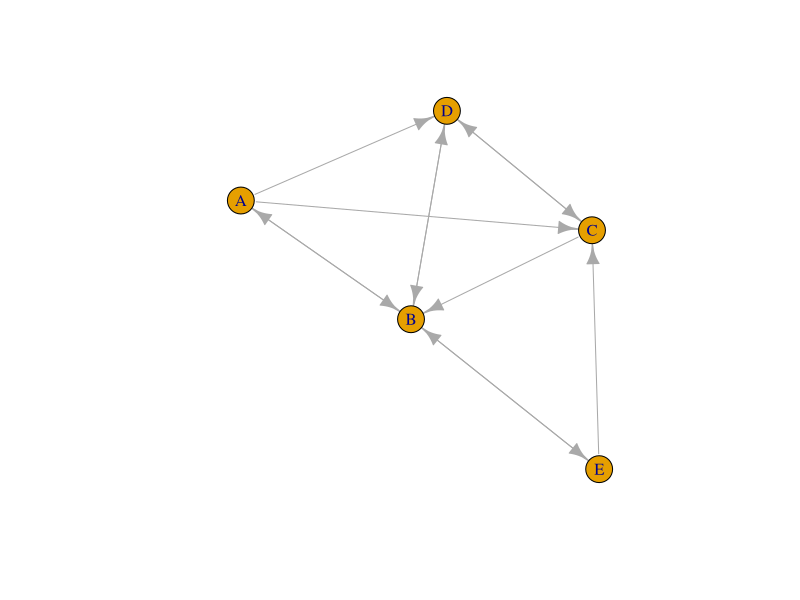
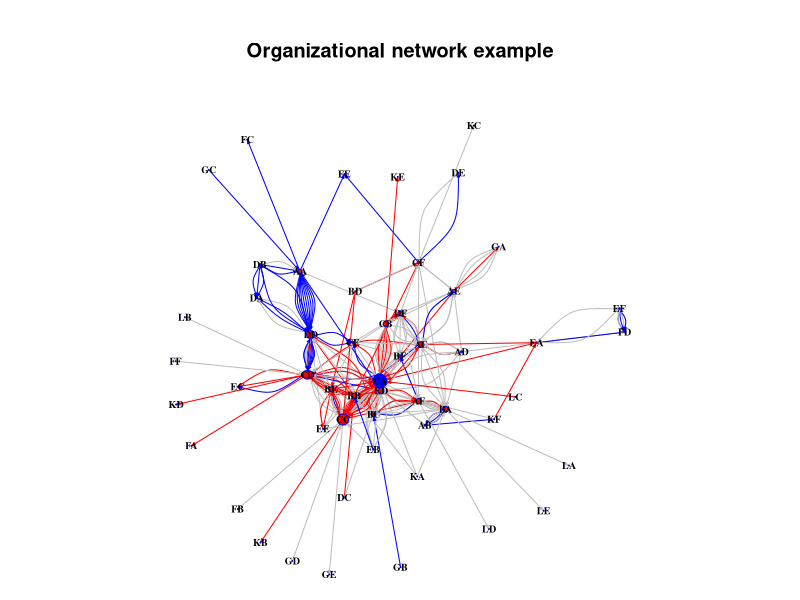

Source code (R) for these figures, in order:
# 2017 Spring KAIST GCT564 Lecture 19 Exercises
# 20163204 Sanggyu Nam

## Exercise 1
library(igraph)
gMsg <- graph.formula(A++B, A-+C, A-+D, B++D, B++E, C-+B, C++D, E-+C)
plot(gMsg)

## Exercise 2
edges <- read.table("edgesdata3.txt", header = TRUE)
net <- graph.data.frame(edges)
V(net)[name == "CA"]$color <- "blue"
V(net)[name != "CA"]$color <- "red"
V(net)$size <- degree(net) / 10
E(net)$color <- ifelse(E(net)$spec == "X", "red",
                       ifelse(E(net)$spec == "Y", "blue", "gray"))
par(mai=c(0,0,1,0))
plot(net,
     main = "Organizational network example",
     layout = layout.auto,
     edge.arrow.size = 0.2,
     vertex.label.cex = 0.6,
     vertex.frame.color = "blue",
     vertex.label.font = 2,
     vertex.label.color = "black",
     vertex.label = V(net)$name
     )
